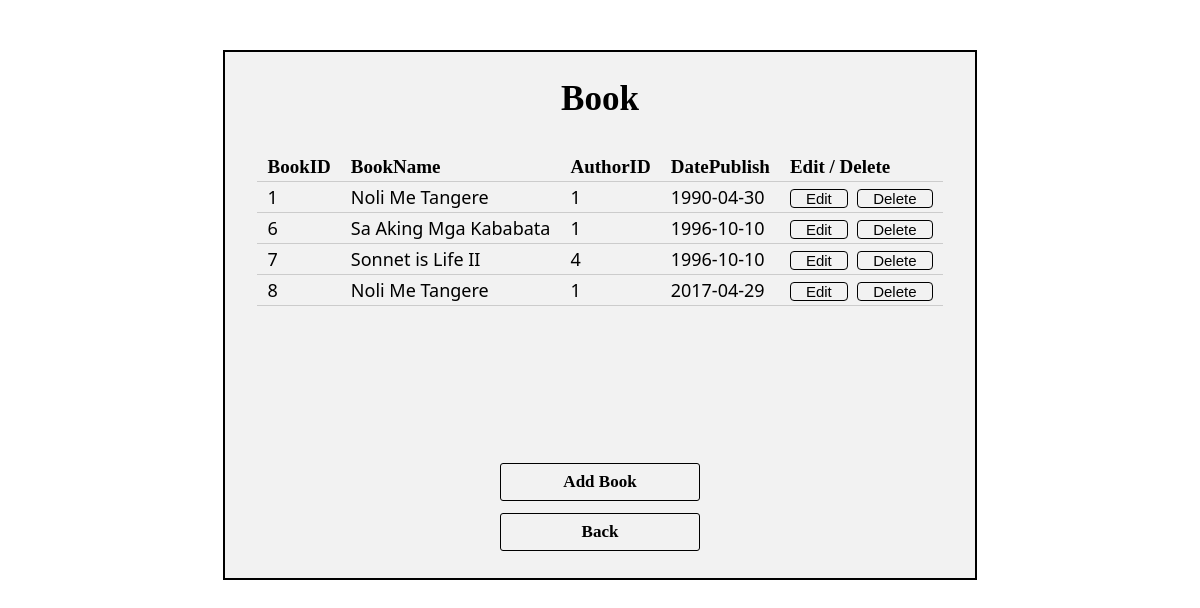
Screenshot of /book.php with the database file from the repository.
### tables this page shows
CREATE TABLE `book` (
  `BookID` int(11) NOT NULL,
  `BookName` varchar(50) NOT NULL,
  `AuthorID` int(11) NOT NULL,
  `DatePublish` date NOT NULL
);

### book.php (the view, shortened to what this page needs)
<!DOCTYPE html>
<html>
<head>
	<link rel="stylesheet" type="text/css" href="style.css">
</head>
<body>
	<div align="center">
			<table align="center" cellpadding="5px" cellspacing="2px">
			<form action="insert-transact.php" method="post">
				<tr>
					<td colspan="5"><b><center>Book</center></b></td>
				</tr>
				<tr>
					<td colspan="5">
					<?php
		                include('connect.php');
		                $query = "SELECT * FROM book
		                GROUP BY BookID asc";
		               echo "<div class=record><table class=record1 cellspacing=0 cellpadding=15>";
		                $result = mysqli_query($dbcon, $query);
		                  echo "<tr>";
		                  echo "<td class=rec><b class=head>BookID</b></td>";
		                  echo "<td class=rec><b class=head>BookName</b></td>";
		                  echo "<td class=rec><b class=head>AuthorID</b></td>";
		                  echo "<td class=rec><b class=head>DatePublish</b></td>";
		                  echo "<td class=rec><b class=head>Edit / Delete</b></td>";
		                  echo "</tr>";
		                while ($row = mysqli_fetch_array($result)) {
		                  echo "<tr>";
		                  echo "<td class=rec>".$row['BookID']."</td>";
		                  echo "<td class=rec>".$row['BookName']."</td>";
		                  echo "<td class=rec>".$row['AuthorID']."</td>";
		                  echo "<td class=rec>".$row['DatePublish']."</td>";
		                  echo "<td class=rec><a href=edit.php?id=".$row['BookID']."&tb=Book><div class='edit'>Edit</div></a>&nbsp;&nbsp;<a href=delete.php?id=".$row['BookID']."&tb=Book><div class='edit'>Delete</div></a></td>";
		                  echo "</tr>";
		                }
		               echo "</table></div>";
		              ?>
		              </td>
				</tr>
				</form>
				<tr>
					<td class="field" colspan="5"><center><a href="insert.php?tb=Book"><input type="submit" class="button" value="Add Book"></a></center></td>
				</tr>
				<tr>
					<td class="field" colspan="5"><center><a href="home.php"><input type="submit" class="button1" value="Back"></a></center></td>
				</tr>
			</table>
		</div>
	</body>
</html>

### style.css (style rules this page uses)
table { border-top: solid #000 2px; border-bottom: solid #000 2px; border-left: solid #000 2px; border-right: solid #000 2px; padding-top:20px; padding-bottom:20px; padding-left: 10px; padding-right: 10px; background-color: #f2f2f2; margin-top: 50px; }
body { font-family: Segoe UI Light, Segoe UI; color: #000; }
td.field { text-align: right; font-weight: bold; font-size: 19px; }
b { font-size: 35px; font-family: Segoe UI Light; }
b.head { font-size: 19px; font-family: Segoe UI Light; }
.button { margin-top: 20px; border: solid #000 1px; border-radius: 3px; width: 200px; height: 38px; background-color: #f2f2f2; font-family: Segoe UI Light; font-size: 17px; font-weight: bold; -webkit-transition: all 0.4s ease; transition: all 0.4s ease; }
.button1 { border: solid #000 1px; border-radius: 3px; width: 200px; height: 38px; background-color: #f2f2f2; font-family: Segoe UI Light; font-size: 17px; font-weight: bold; -webkit-transition: all 0.4s ease; transition: all 0.4s ease; }
td { padding-right: 10px; font-size: 18px; padding-left: 10px; }
div.edit { display: inline; width: 40px; height: 23px; border:1px solid #000; padding-left: 15px; padding-right: 15px; text-align: center; font-size:15px; background-color: #f2f2f2; color: #000; cursor: pointer; font-family:Segoe UI Light,sans-serif; -webkit-transition: all 0.4s ease; transition: all 0.4s ease; border-radius: 4px; }
.record { width: 100%; height : 300px; overflow: auto; }
.record1 { margin-top: -0px; border: 0px; }
.rec { padding-top: 3px; padding-bottom: 3px; border-bottom: 1px solid #CCC; }
a { text-decoration: none; }

### rows the page displays
book: BookID "1", BookName "Noli Me Tangere", AuthorID "1", DatePublish "1990-04-30"
book: BookID "6", BookName "Sa Aking Mga Kababata", AuthorID "1", DatePublish "1996-10-10"
book: BookID "7", BookName "Sonnet is Life II", AuthorID "4", DatePublish "1996-10-10"
book: BookID "8", BookName "Noli Me Tangere", AuthorID "1", DatePublish "2017-04-29"
